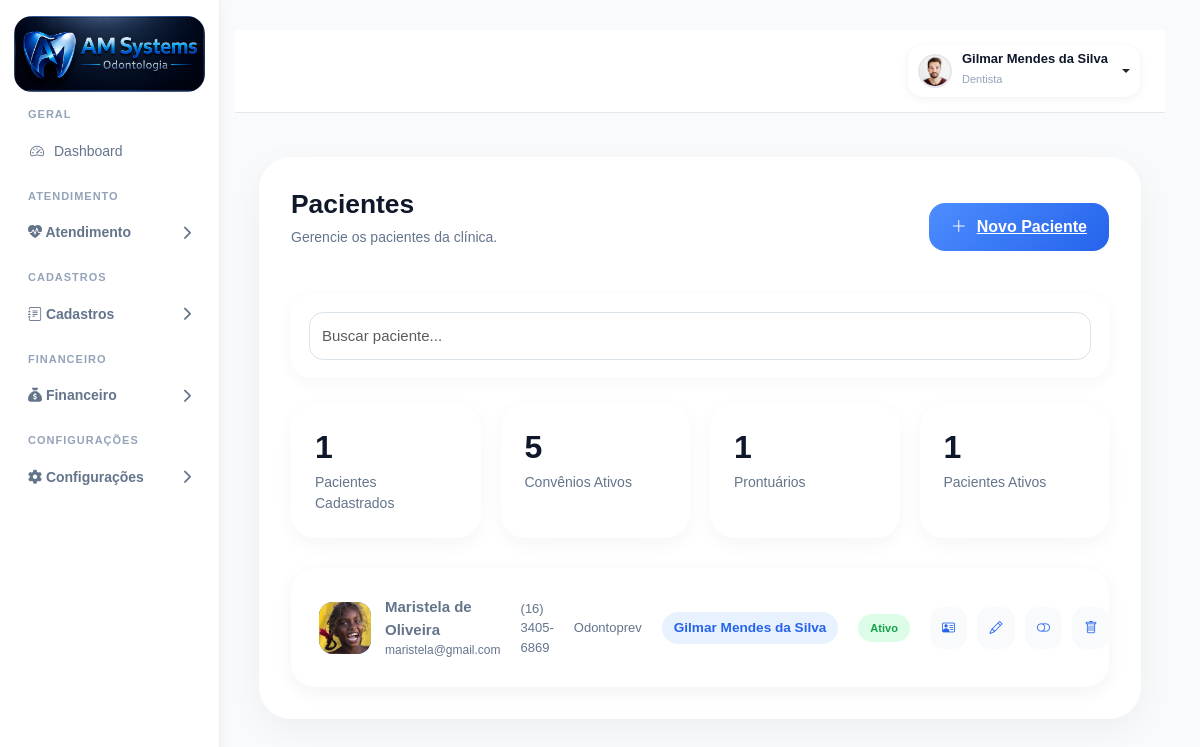
The app's page /pacientes/ (signed in), older data.
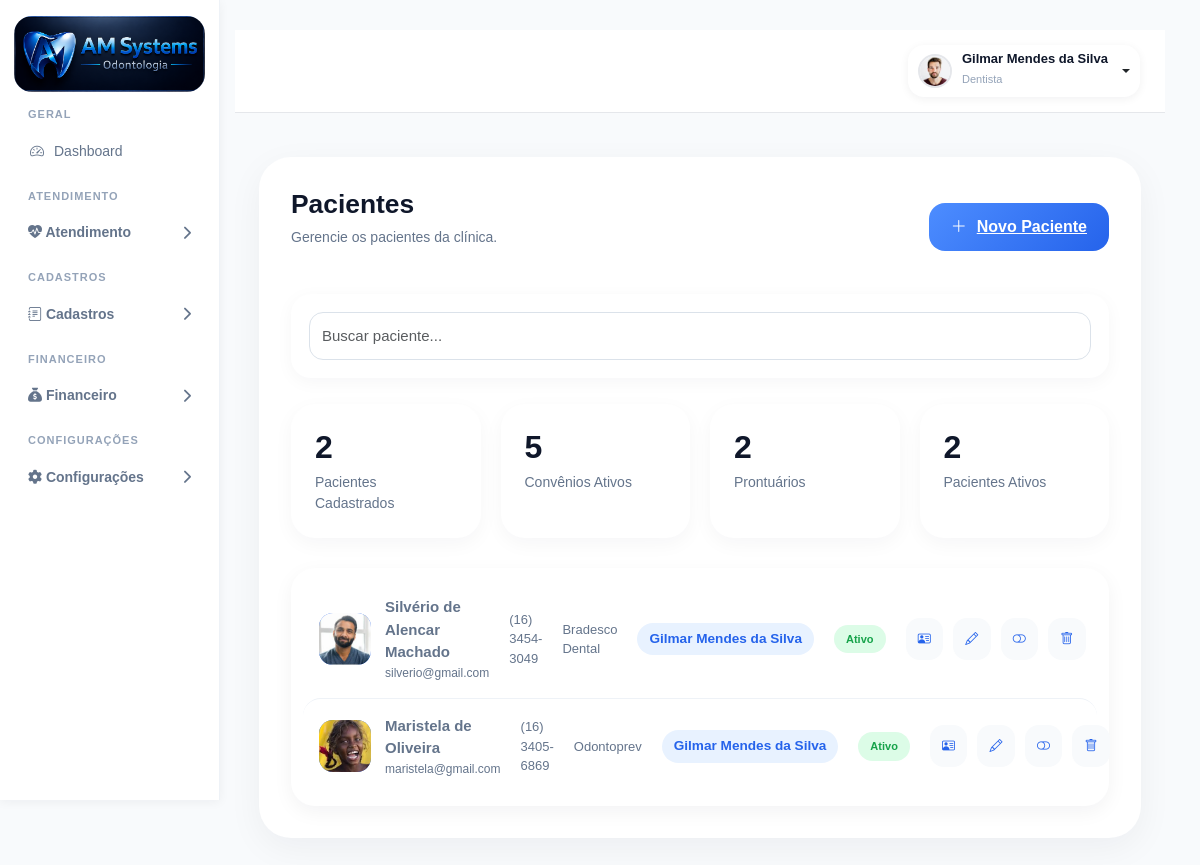
The same page, newer data.
### accounts/models.py (models this page shows, shortened)
class Paciente(models.Model):
    foto = models.ImageField(
        upload_to='pacientes/',
        blank=True,
        null=True
    )
    nome = models.CharField(
        max_length=200
    )
    cpf = models.CharField(
        max_length=14,
        blank=True,
        null=True
    )
    rg = models.CharField(
        max_length=20,
        blank=True,
        null=True
    )
    nascimento = models.DateField(
        blank=True,
        null=True
    )
    genero = models.CharField(
        max_length=20,
        blank=True,
        null=True
    )
    estado_civil = models.CharField(
        max_length=30,
        blank=True,
        null=True
    )
    profissao = models.CharField(
        max_length=100,
        blank=True,
        null=True
    )
    telefone = models.CharField(
        "Telefone",
        max_length=20,
        blank=True,
        null=True,
    )
    whatsapp = models.CharField(
        "WhatsApp",
        max_length=20,
        blank=True,
        null=True,
    )
    email = models.EmailField(
        "E-mail",
        blank=True,
        null=True,
    )
    cep = models.CharField(
        "CEP",
        max_length=10,
        blank=True,
        null=True,
    )
    endereco = models.CharField(
        "Endereço",
        max_length=255,
        blank=True,
        null=True,
    )
    numero = models.CharField(
        "Número",
        max_length=20,
        blank=True,
        null=True,
    )
    complemento = models.CharField(
        "Complemento",
        max_length=100,
        blank=True,
        null=True,
    )
    bairro = models.CharField(
        "Bairro",
        max_length=100,
        blank=True,
        null=True,
    )
    cidade = models.CharField(
        "Cidade",
        max_length=100,
        blank=True,
        null=True,
        db_index=True,
    )
    estado = models.CharField(
        "UF",
        max_length=2,
        blank=True,
        null=True,
    )
    convenio = models.CharField(
        "Convênio",
        max_length=100,
        blank=True,
        null=True,
    )
    carteirinha = models.CharField(
        "Carteirinha",
        max_length=100,
        blank=True,
        null=True,
    )
    alergias = models.TextField(
        "Alergias",
        blank=True,
        null=True,
    )
    medicamentos = models.TextField(
        "Medicamentos em uso",
        blank=True,
        null=True,
    )
    observacoes = models.TextField(
        "Observações",
        blank=True,
        null=True,
    )
    responsavel = models.CharField(
        "Responsável",
        max_length=200,
        blank=True,
        null=True,
    )
    cpf_responsavel = models.CharField(
        "CPF do Responsável",
        max_length=14,
        blank=True,
        null=True,
    )
    telefone_responsavel = models.CharField(
        "Telefone do Responsável",
        max_length=20,
        blank=True,
        null=True,
    )
    dentista = models.ForeignKey(
        User,
        verbose_name="Dentista Responsável",
        on_delete=models.SET_NULL,
        null=True,
        blank=True,
        related_name="pacientes_responsavel",
    )
    ativo = models.BooleanField(
        default=True,
    )
    criado_em = models.DateTimeField(
        auto_now_add=True,
    )
    atualizado_em = models.DateTimeField(
        auto_now=True,
    )

### accounts/views.py (the view, shortened to what this page needs)
@login_required(login_url='/')
@permissao_required("pacientes", "visualizar")
def pacientes_view(request):
    perfil = request.user.perfil.tipo_usuario
    if perfil == 'dentista':
        pacientes = Paciente.objects.filter(
            dentista=request.user
        ).order_by('-id')
    else:
        pacientes = Paciente.objects.all().order_by('-id')
    convenios = Convenio.objects.filter(
        ativo=True
    ).order_by('nome')
    dentistas = User.objects.filter(
        perfil__tipo_usuario='dentista'
    ).order_by('first_name')
    context = {
        'pacientes': pacientes,
        'convenios': convenios,
        'dentistas': dentistas,
    }
    return render(
        request,
        'accounts/pacientes.html',
        context
    )

### accounts/permissions.py (called while the page is built, shortened)
def tem_permissao(usuario, codigo_modulo, acao="visualizar"):
    if not usuario.is_authenticated:
        return False
    if usuario.is_superuser:
        return True
    if not hasattr(usuario, "perfil"):
        return False
    perfil = usuario.perfil.perfil_acesso
    if perfil is None:
        return False
    if perfil.nome == "Administrador":
        return True
    try:
        modulo = Modulo.objects.get(
            codigo=codigo_modulo.lower(),
            ativo=True
        )
    except Modulo.DoesNotExist:
        return False
    try:
        permissao = Permissao.objects.get(
            perfil=perfil,
            modulo=modulo
        )
    except Permissao.DoesNotExist:
        return False
    if not hasattr(permissao, acao):
        return False
    return getattr(permissao, acao)

def permissao_required(modulo, acao="visualizar"):
    def decorator(view_func):
        @wraps(view_func)
        def _wrapped_view(request, *args, **kwargs):
            if not request.user.is_authenticated:
                return redirect("login")
            return view_func(request, *args, **kwargs)
        return _wrapped_view
    return decorator

### accounts/templates/accounts/pacientes.html (shortened to what the changed rows need)
{% extends 'accounts/base.html' %}
{% load static %}
{% block extra_css %}
<link rel="stylesheet" href="{% static 'css/pacientes.css' %}">
{% endblock %}
{% block content %}
<div class="page-wrapper">
    <div class="page-card">
        <div class="page-header">
            <div>
                <h1 class="page-title">
                    Pacientes
                </h1>
            </div>
        </div>
        <div class="stats-grid">
            <div class="stats-card">
                <h3>
                    {{ pacientes|length }}
                </h3>
                <p>
                    Pacientes Cadastrados
                </p>
            </div>
            <div class="stats-card">
                <h3>
                    {{ pacientes|length }}
                </h3>
                <p>
                    Prontuários
                </p>
            </div>
            <div class="stats-card">
                <h3>
                    {{ pacientes|length }}
                </h3>
                <p>
                    Pacientes Ativos
                </p>
            </div>
        </div>
        <div class="patients-list">
            {% for paciente in pacientes %}
            <div class="patient-row">
                <div class="patient-col patient-col-main">
                    <div class="patient-thumb">
                        {% if paciente.foto %}
                        <img src="{{ paciente.foto.url }}" alt="{{ paciente.nome }}">
                        {% else %}
                        {{ paciente.nome|slice:":1" }}
                        {% endif %}
                    </div>
                    <div>
                        <div class="patient-row-name">
                            {{ paciente.nome }}
                        </div>
                        <div class="patient-row-email">
                            {{ paciente.email|default:"Sem e-mail" }}
                        </div>
                    </div>
                </div>
                <div class="patient-col">
                    {{ paciente.telefone|default:"—" }}
                </div>
                <div class="patient-col">
                    {{ paciente.convenio|default:"Particular" }}
                </div>
                <div class="patient-col">
                    {% if paciente.dentista %}
                    <span class="dentista-badge">
                        {{ paciente.dentista.get_full_name|default:paciente.dentista.username }}
                    </span>
                    {% else %}
                    <span class="text-muted">
                        Não definido
                    </span>
                    {% endif %}
                </div>
                <div class="patient-col">
                    {% if paciente.ativo %}
                    <span class="status-badge status-ativo">
                        Ativo
                    </span>
                    {% else %}
                    <span class="status-badge status-inativo">
                        Inativo
                    </span>
                    {% endif %}
                </div>
                <div class="patient-col actions">
                    <a href="{% url 'perfil_paciente' paciente.id %}" class="action-btn" title="Perfil">
                        <i class="bi bi-person-vcard"></i>
                    </a>
                    <a href="{% url 'editar_paciente' paciente.id %}" class="action-btn" title="Editar">
                        <i class="bi bi-pencil"></i>
                    </a>
                    {% if paciente.ativo %}
                    <a href="{% url 'alterar_status_paciente' paciente.id %}" class="action-btn" title="Inativar">
                        <i class="bi bi-toggle-off"></i>
                    </a>
                    {% else %}
                    <a href="{% url 'alterar_status_paciente' paciente.id %}" class="action-btn" title="Ativar">
                        <i class="bi bi-toggle-on"></i>
                    </a>
                    {% endif %}
                    <a href="{% url 'excluir_paciente' paciente.id %}" class="action-btn action-btn-danger"
                        title="Excluir">
                        <i class="bi bi-trash"></i>
                    </a>
                </div>
            </div>
            {% empty %}
            <div class="patient-empty">
                Nenhum paciente cadastrado.
            </div>
            {% endfor %}
        </div>
        {% endblock %}

Row changes from the older to the newer data that the page shows:
added Paciente: foto (picture), nome "Silvério de Alencar Machado", email "silverio@gmail.com", telefone "(16) 3454-3049", convenio "Bradesco Dental", dentista.get_full_name "Gilmar Mendes da Silva", ativo "Ativo"
Text that changed along with them:
{{ pacientes|length }}: "1" → "2"
